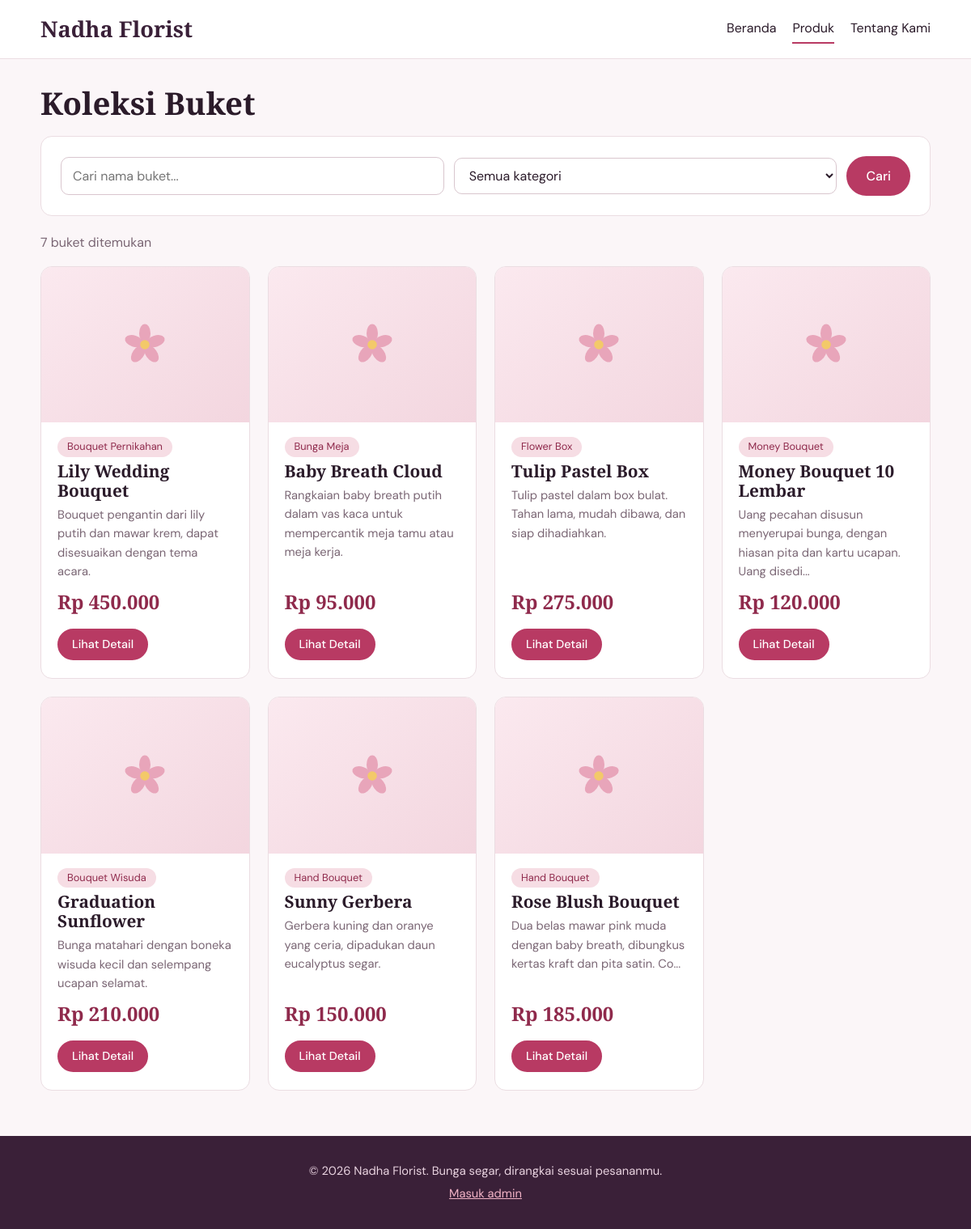
/produk.php, run on the app's committed database.
### tables this page shows
CREATE TABLE IF NOT EXISTS `produk` (
  `id` int(11) NOT NULL AUTO_INCREMENT,
  `nama` varchar(100) NOT NULL,
  `kategori` varchar(50) NOT NULL,
  `deskripsi` text NOT NULL,
  `harga` decimal(12,2) NOT NULL,
  `stok` int(11) NOT NULL DEFAULT 0,
  `gambar` varchar(255) DEFAULT NULL,
  `created_at` timestamp NOT NULL DEFAULT CURRENT_TIMESTAMP,
  PRIMARY KEY (`id`)
);

### produk.php (the view, shortened to what this page needs)
<?php
require_once "config/database.php";
$keyword  = trim($_GET['keyword'] ?? '');
$kategori = $_GET['kategori'] ?? '';
$page     = isset($_GET['page']) ? (int)$_GET['page'] : 1;
if (!in_array($kategori, KATEGORI, true)) {
    $kategori = '';
}
$hasil = cari_produk($conn, $keyword, $kategori, $page, 9);
require_once "includes/header.php";
?>
<h1>Koleksi Buket</h1>
<form method="GET" class="card filter-form">
    <input
        type="text"
        name="keyword"
        placeholder="Cari nama buket..."
        value="<?= e($keyword); ?>"
    >
    <select name="kategori">
        <option value="">Semua kategori</option>
    </select>
    <button type="submit" class="btn">Cari</button>
</form>
<p class="info"><?= $hasil['total']; ?> buket ditemukan</p>
<div class="grid">
    <?php foreach ($hasil['data'] as $row): ?>
    <div class="card produk-card">
        <?= gambar_produk($row['gambar'], $row['nama']); ?>
        <div class="card-isi">
            <span class="tag"><?= e($row['kategori']); ?></span>
            <h3><?= e($row['nama']); ?></h3>
            <p class="ringkas"><?= e(mb_strimwidth($row['deskripsi'], 0, 90, '...')); ?></p>
            <strong class="harga"><?= rupiah($row['harga']); ?></strong>
            <a href="detail.php?id=<?= $row['id']; ?>" class="btn btn-kecil">Lihat Detail</a>
        </div>
    </div>
    <?php endforeach; ?>
</div>
<?php
require_once "includes/footer.php";

### config/database.php (shortened to what this page needs)
<?php
function e($teks)
{
    return htmlspecialchars((string)$teks, ENT_QUOTES, 'UTF-8');
}
function rupiah($angka)
{
    return "Rp " . number_format((float)$angka, 0, ',', '.');
}
function gambar_produk($gambar, $nama, $base = "")
{
    return '<div class="product-image placeholder" role="img" aria-label="Belum ada foto">
        <svg viewBox="0 0 100 100" width="64" height="64" aria-hidden="true">
            <g fill="#E8A5BA">
                <ellipse cx="50" cy="28" rx="11" ry="18"/>
                <ellipse cx="50" cy="28" rx="11" ry="18" transform="rotate(72 50 50)"/>
                <ellipse cx="50" cy="28" rx="11" ry="18" transform="rotate(144 50 50)"/>
                <ellipse cx="50" cy="28" rx="11" ry="18" transform="rotate(216 50 50)"/>
                <ellipse cx="50" cy="28" rx="11" ry="18" transform="rotate(288 50 50)"/>
            </g>
            <circle cx="50" cy="50" r="9" fill="#F3C969"/>
        </svg></div>';
}
function cari_produk($conn, $keyword, $kategori, $page, $per_page)
{
    $where  = "WHERE 1=1";
    $types  = "";
    $params = [];
    $stmt = $conn->prepare("SELECT COUNT(*) FROM produk $where");
    $stmt->execute();
    $stmt->bind_result($total);
    $total_pages = max(1, (int)ceil($total / $per_page));
    $page        = min(max(1, $page), $total_pages);
    $offset      = ($page - 1) * $per_page;
    $stmt  = $conn->prepare("SELECT * FROM produk $where ORDER BY id DESC LIMIT ? OFFSET ?");
    $semua = array_merge($params, [$per_page, $offset]);
    $stmt->bind_param($types . "ii", ...$semua);
    $stmt->execute();
    $data = $stmt->get_result()->fetch_all(MYSQLI_ASSOC);
    return compact('data', 'total', 'total_pages', 'page');
}

### assets/style.css (style rules this page uses)
:root { --ink: #2B1B2A; --muted: #7A6674; --bg: #FBF6F8; --surface: #FFFFFF; --rose: #B83A63; --rose-dark: #8F2A4C; --petal: #F6DDE4; --sage: #5E7F66; --line: #EBDDE2; --plum: #3A2038; --radius: 14px; }
* { box-sizing: border-box; }
body { margin: 0; background: var(--bg); color: var(--ink); font-family: "DM Sans", system-ui, sans-serif; line-height: 1.6; }
h1, h2, h3 { font-family: "Cormorant Garamond", Georgia, serif; line-height: 1.15; margin: 0 0 .5em; }
h1 { font-size: 2.4rem; }
h3 { font-size: 1.3rem; }
a { color: var(--rose); }
.btn { display: inline-block; border: 2px solid var(--rose); background: var(--rose); color: #fff; padding: 10px 22px; border-radius: 999px; font: inherit; font-weight: 500; text-decoration: none; cursor: pointer; transition: background .2s, color .2s; }
.btn-kecil { padding: 6px 16px; font-size: .9rem; }
.card { background: var(--surface); border: 1px solid var(--line); border-radius: var(--radius); padding: 24px; margin-bottom: 20px; }
.grid { display: grid; grid-template-columns: repeat(auto-fill, minmax(250px, 1fr)); gap: 22px; }
.produk-card { padding: 0; overflow: hidden; margin: 0; display: flex; flex-direction: column; }
.card-isi { padding: 18px 20px 22px; display: flex; flex-direction: column; align-items: flex-start; gap: 6px; flex: 1; }
.card-isi h3 { margin: 0; }
.ringkas { margin: 0; color: var(--muted); font-size: .92rem; }
.harga { color: var(--rose-dark); font-family: "Cormorant Garamond", serif; font-size: 1.5rem; margin-top: auto; }
.card-isi .btn { margin-top: 8px; }
.tag { background: var(--petal); color: var(--rose-dark); font-size: .8rem; padding: 2px 12px; border-radius: 999px; }
.product-image { width: 100%; aspect-ratio: 4 / 3; object-fit: cover; display: block; }
.placeholder { display: grid; place-items: center; background: linear-gradient(140deg, #FBE9EF, #F3D6DF); }
input[type=text], input[type=password], select, textarea { width: 100%; padding: 10px 14px; border: 1px solid #D9C6CE; border-radius: 10px; font: inherit; background: #fff; color: var(--ink); }
.filter-form { display: flex; gap: 12px; flex-wrap: wrap; align-items: center; }
.filter-form input, .filter-form select { flex: 1 1 200px; width: auto; }
.info { color: var(--muted); }

### data on the page
produk: kategori "Bouquet Pernikahan", nama "Lily Wedding Bouquet", deskripsi "Bouquet pengantin dari lily putih dan mawar krem, dapat disesuaikan dengan tema acara.", harga "Rp 450.000"
produk: kategori "Bunga Meja", nama "Baby Breath Cloud", deskripsi "Rangkaian baby breath putih dalam vas kaca untuk mempercantik meja tamu atau meja kerja.", harga "Rp 95.000"
produk: kategori "Flower Box", nama "Tulip Pastel Box", deskripsi "Tulip pastel dalam box bulat. Tahan lama, mudah dibawa, dan siap dihadiahkan.", harga "Rp 275.000"
produk: kategori "Money Bouquet", nama "Money Bouquet 10 Lembar", deskripsi "Uang pecahan disusun menyerupai bunga, dengan hiasan pita dan kartu ucapan. Uang disedi...", harga "Rp 120.000"
produk: kategori "Bouquet Wisuda", nama "Graduation Sunflower", deskripsi "Bunga matahari dengan boneka wisuda kecil dan selempang ucapan selamat.", harga "Rp 210.000"
produk: kategori "Hand Bouquet", nama "Sunny Gerbera", deskripsi "Gerbera kuning dan oranye yang ceria, dipadukan daun eucalyptus segar.", harga "Rp 150.000"
produk: kategori "Hand Bouquet", nama "Rose Blush Bouquet", deskripsi "Dua belas mawar pink muda dengan baby breath, dibungkus kertas kraft dan pita satin. Co...", harga "Rp 185.000"

### other printed values
NAMA_TOKO "Nadha Florist"
$hasil['total'] "7"
